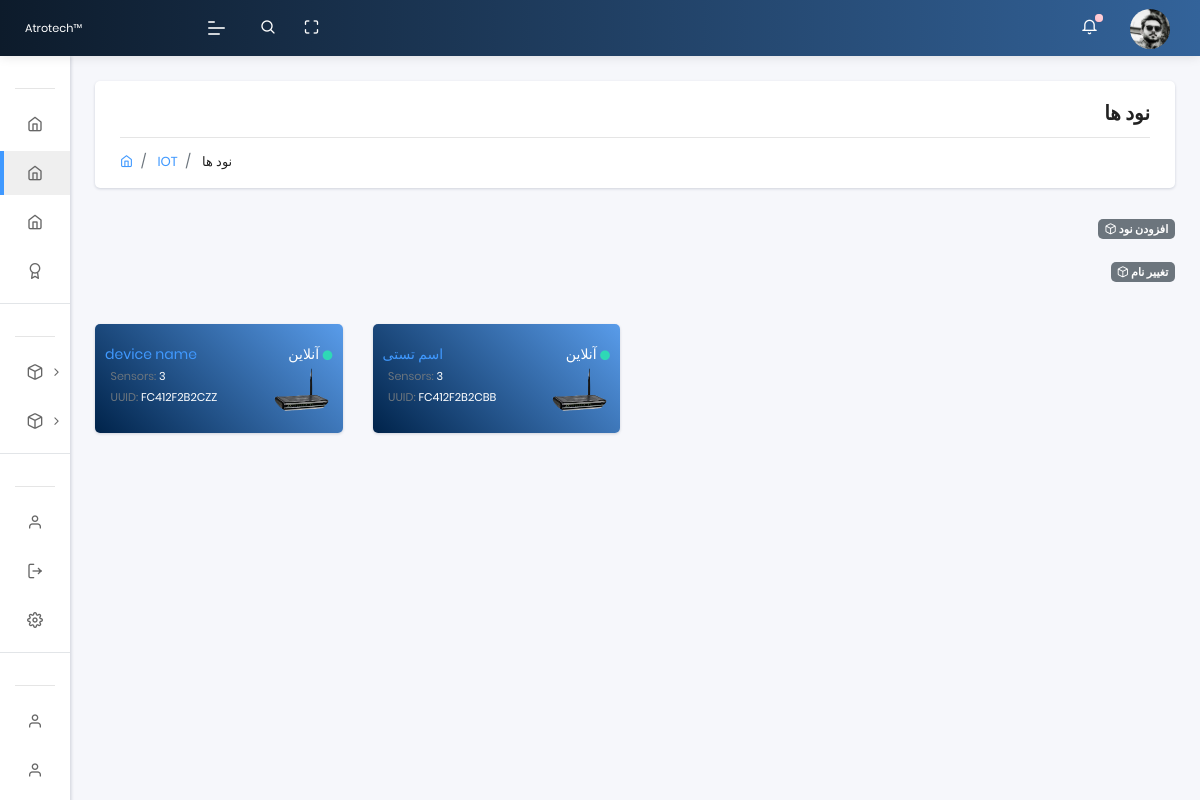
The app's page /nodes (signed in) with its own data.
### app/models.py (models this page shows, shortened)
class Rom(models.Model):
    name = models.CharField(max_length=40, default='device name')
    UUID = models.CharField(max_length=20)
    family_id = models.CharField(max_length=20)
    node_id = models.CharField(max_length=20)
    updated_on = models.DateTimeField(auto_now= True)
    created_on = models.DateTimeField()
    def get_absolute_url(self):
        return reverse('app:nodes_detail',args=[self.id])

class Profile(models.Model):
  user = models.OneToOneField(User, on_delete=models.CASCADE,unique=True,related_name='profile',verbose_name = "کاربر")
  phone = models.CharField(max_length=50,null=True, blank=True,verbose_name = " شماره تماس  ")
  address = models.CharField(max_length=3000,null=True, blank=True,verbose_name = " آدرس  ")
  user_photo = models.ImageField(default='default.png', upload_to='profile_pics', null=True, blank=True, verbose_name = "تصویر")
  class Meta:
      verbose_name = "پروفایل"
      verbose_name_plural = " پروفایل ها "

### app/views.py (the view)
# urls.py: path('nodes', views.nodes, name='nodes'),
@login_required(login_url="/login/")
def nodes(request):
    uuid = models.User_uuid.objects.filter(user=request.user).values('UUID')
    devices = models.Rom.objects.filter(UUID__in=uuid, family_id='01')
    device_name_Form = Device_name_Form(request.POST)
    user_uuid_Form = User_uuidForm(request.POST, instance=request.user)
    if request.method == 'POST':
        if device_name_Form.is_valid():
            uuid = device_name_Form.cleaned_data['Device_UUID']
            obj = get_object_or_404(models.Rom, UUID=uuid, family_id='01')
            obj.name = device_name_Form.cleaned_data['Device_name']
            obj.save()
            context = {'user_uuid_Form': user_uuid_Form, 'devices':devices, 'device_name_Form':device_name_Form}
            return render(request, 'nodes.html', context)
        if user_uuid_Form.is_valid():
            obj = User_uuid()
            obj.UUID = user_uuid_Form.cleaned_data['UUID']
            obj.user = user_uuid_Form.created_by=request.user
            obj.save()
            context = {'user_uuid_Form': user_uuid_Form, 'devices':devices, 'device_name_Form':device_name_Form}
            return render(request, 'nodes.html', context)
    else:
        user_uuid_Form = User_uuidForm(request.POST)
    context = {'user_uuid_Form':user_uuid_Form, 'devices':devices, 'device_name_Form':device_name_Form}
    context['segment'] = 'nodes'
    html_template = loader.get_template( 'nodes.html' )
    return HttpResponse(html_template.render(context, request))

### templates/nodes.html (shortened to what this page needs)
{% extends "layouts/base.html" %}
{% block content %}
    <section class="pcoded-main-container">
        <div class="pcoded-content">
          <div class="page-header">
            <div class="page-block">
              <div class="row align-items-center">
                <div class="col-md-12">
                  <div class="page-header-title" align="right" dir="rtl">
                    <h5 class="m-b-10"> نود ها </h5>
                  </div>
                  <ul class="breadcrumb">
                    <li class="breadcrumb-item"><a href="index.html"><i class="feather icon-home"></i></a></li>
                    <li class="breadcrumb-item"><a href="#!"> IOT </a></li>
                    <li class="breadcrumb-item"><a href="#!"> نود ها </a></li>
                  </ul>
                </div>
              </div>
            </div>
          </div>
          <div align="right" dir="rtl">
              <a href="#!" class="badge badge-secondary collapsible"> افزودن نود  <i class="feather icon-box"></i> </a>
              <div class="collapsiblecontent">
              </div>
           </div>
           <div align="right" dir="rtl">
               <a href="#!" class="badge badge-secondary collapsible"> تغییر نام <i class="feather icon-box"></i> </a>
               <div class="collapsiblecontent">
               </div>
            </div>
          <br>
        <div class="row">
          {% for Rom in devices %}
            <div class="col-sm-3">
                <div class="card bg-c-blue order-card">
                    <div class="card-body">
                        <p class="m-b-0"> <a href="{{ Rom.get_absolute_url }}">{{ Rom.name }}</a> <span class="float-right"> آنلاین <i style="font-size:10px;" class="fas fa-circle text-success"></i> </span></p>
                        <div class="row">
                          <div class="col-md-7">
                            <p>
                              <small>
                                 &nbsp;&nbsp;<span class="text-muted">Sensors:</span> 3
                                 <br>
                                 &nbsp;&nbsp;<span class="text-muted">UUID:</span> {{ Rom.UUID }}
                               </small>
                             </p>
                          </div>
                          <div class="col-md-5">
                            <img src="/static/assets/images/user/device.png" width="60px" class="img-radius float-right" alt="User-Profile-Image">
                          </div>
                        </div>
                    </div>
                </div>
            </div>
          {% endfor %}
       </div>
     </div>
 </section>
{% endblock content %}

### templates/includes/sidebar.html (shortened to what this page needs)
	<nav class="pcoded-navbar menupos-fixed menu-light ">
		<div class="navbar-wrapper  ">
			<div class="navbar-content scroll-div " >
				<ul class="nav pcoded-inner-navbar ">
					<li class="nav-item pcoded-menu-caption">
					</li>
					<li class="nav-item">
					    <a href="/" class="nav-link ">
                <span class="pcoded-micon"> <i class="feather icon-home"></i> </span>
							</a>
					</li>
					<li class="nav-item">
					    <a href="{% url 'app:nodes' %}" class="nav-link ">
                <span class="pcoded-micon"> <i class="feather icon-home"></i> </span>
							</a>
					</li>
					<li class="nav-item">
					    <a href="{% url 'app:sensors' %}" class="nav-link ">
                <span class="pcoded-micon"> <i class="feather icon-home"></i> </span>
							</a>
					</li>
					<li class="nav-item">
					    <a href="#" class="nav-link ">
                <span class="pcoded-micon"> <i class="feather icon-award"></i> </span>
							</a>
					</li>
					<li class="nav-item pcoded-menu-caption">
					</li>
					{% for Rom in devices %}
					<li class="nav-item pcoded-hasmenu">
						<a href="#!" class="nav-link "><span class="pcoded-micon"><i class="feather icon-box"></i></span><span class="pcoded-mtext"> {{ Rom.name }} </span></a>
					</li>
					{% endfor %}
					<li class="nav-item pcoded-menu-caption">
					</li>
					<li class="nav-item">
					    <a href="/profile" class="nav-link "><span class="pcoded-micon">
						    <i class="feather icon-user"></i></span><span class="pcoded-mtext"> پروفایل </span>
						  </a>
					</li>
					<li class="nav-item">
					    <a href="{% url 'logout' %}" class="nav-link "><span class="pcoded-micon">
						    <i class="feather icon-log-out"></i></span><span class="pcoded-mtext"> خروج </span>
						  </a>
					</li>
					<li class="nav-item">
					    <a target="_blank" rel="noopener" href="https://appseed.us/support" class="nav-link "><span class="pcoded-micon">
						    <i class="feather icon-settings"></i></span><span class="pcoded-mtext"> تنظیمات </span>
					  	</a>
					</li>
					<li class="nav-item pcoded-menu-caption">
					</li>
					<li class="nav-item">
					    <a href="{% url 'logout' %}" class="nav-link "><span class="pcoded-micon">
						    <i class="feather icon-user"></i></span><span class="pcoded-mtext"> مستندات </span>
						  </a>
					</li>
					<li class="nav-item">
					    <a href="{% url 'logout' %}" class="nav-link "><span class="pcoded-micon">
						    <i class="feather icon-user"></i></span><span class="pcoded-mtext"> سوالات متداول </span>
						  </a>
					</li>
					<li class="nav-item">
					</li>
<br><hr><br>
				</ul>
			</div>
		</div>
	</nav>

### templates/includes/navigation.html (shortened to what this page needs)
	<header class="navbar pcoded-header navbar-expand-lg navbar-light headerpos-fixed header-blue">
        <div class="m-header">
            <a class="mobile-menu" id="mobile-collapse" href="#!"><span></span></a>
            <a href="#!" class="b-brand">
                <img src="/static/assets/images/logo.png" alt="" class="logo"><small>Atrotech™</small>
            </a>
        </div>
        <div class="collapse navbar-collapse">
            <ul class="navbar-nav mr-auto">
                <li class="nav-item">
                    <a href="#!" class="pop-search"><i class="feather icon-search"></i></a>
                </li>
                <li class="nav-item">
                    <a href="#!" class="full-screen" onclick="javascript:toggleFullScreen()"><i class="feather icon-maximize"></i></a>
                </li>
            </ul>
            <ul class="navbar-nav ml-auto">
                <li>
                    <div class="dropdown">
                        <a class="dropdown-toggle" href="#" data-toggle="dropdown"><i class="icon feather icon-bell"></i><span class="badge bg-danger"></span></a>
                    </div>
                </li>
                <li>
                    <div class="dropdown drp-user">
                        <a href="#!" class="dropdown-toggle" data-toggle="dropdown">
                            <img src="{{ request.user.profile.user_photo.url }}" class="img-radius wid-40" alt="User-Profile-Image">
                        </a>
                    </div>
                </li>
            </ul>
        </div>
    </header>

### records on screen
Rom: name "device name", UUID "FC412F2B2CZZ"
Rom: name "اسم تستی", UUID "FC412F2B2CBB"
